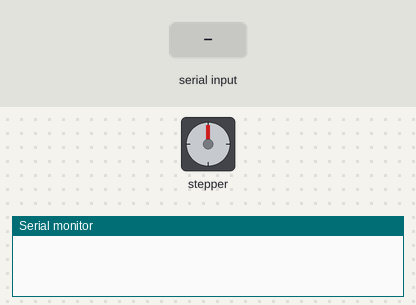
Bench run of a sketch on a simulated Arduino Uno, built with avr-gcc and run on an emulated ATmega328P. Shown: stepper motor, the last lines printed to the serial monitor. Wiring (inferred from the names in the program): stepper motor driver (200 steps per turn assumed): step pin 3; direction pin 13. The test bench sets the inputs (shaded band).

Above: at 3.6 s.
3.7 s: "1" received over Serial
At 7.3 s:
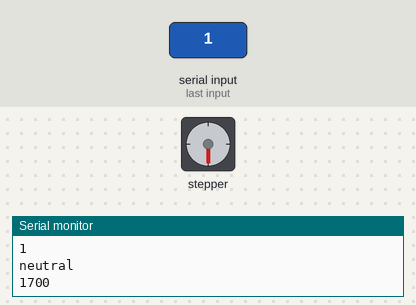
9.7 s: "2" received over Serial
At 15.9 s:
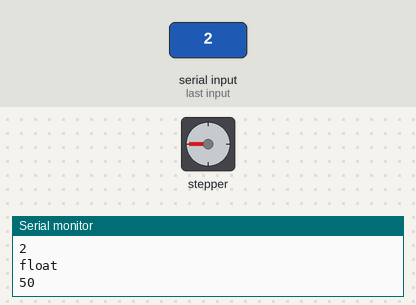
Timing chart, 0 to 65.2 s (numbered marks = the images above; inputs shaded):
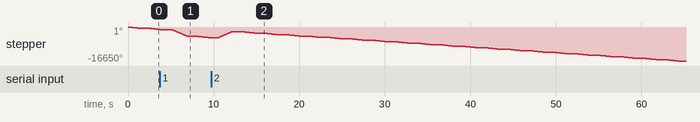

The sketch:

StepperControl.ino
```cpp
int stepPin = 3;
int dirPin = 13;

int currentPos = 0;
int neutralPos = 1700;
int floatPos = 50;
int sinkPos = 3200;

void setup() {
  pinMode(dirPin, OUTPUT);
  pinMode(stepPin, OUTPUT);
  pinMode(13, OUTPUT);

  Serial.begin(9600);
}

void loop() {
  digitalWrite(dirPin, LOW);
  //digitalWrite(13, HIGH);

	// Spin motor slowly
	for(int x = 0; x < 400; x++)
	{
		digitalWrite(stepPin, HIGH);
		delayMicroseconds(2000);
		digitalWrite(stepPin, LOW);
		delayMicroseconds(2000);
	}
	delay(1000); // Wait a second

	// // Set motor direction counterclockwise
	// digitalWrite(dirPin, LOW);

	// // Spin motor quickly
	// for(int x = 0; x < 400; x++)
	// {
	// 	digitalWrite(stepPin, HIGH);
	// 	delayMicroseconds(1000);
	// 	digitalWrite(stepPin, LOW);
	// 	delayMicroseconds(1000);
	// }
	// delay(1000);


  //Serial.println(currentPos);
  //Serial.println("1 neutral; 2 float; 3 sink: ");
  if(Serial.available()){
    char i = Serial.read();
    Serial.println(i);
    if(i == '1'){
      Serial.println("neutral");
      rotateToPos(neutralPos);
    }else if(i == '2'){
      Serial.println("float");
      rotateToPos(floatPos);
    }else if(i == '3'){
      Serial.println("sink");
      rotateToPos(sinkPos);
    }
  }
}

void rotateToPos(int pos){
  if(currentPos == pos){return;}
  int coeff = pos<currentPos ? -1 : 1;

  if(currentPos<0 && coeff==1){
    currentPos *= -1;
  }

  int steps = currentPos + (coeff * pos);

  currentPos = pos;

  if(coeff == -1){
    digitalWrite(dirPin,HIGH);
  }else{
    digitalWrite(dirPin,LOW);
  }

  for(int x = 0; x < steps; x++) {
    digitalWrite(stepPin,HIGH);
    delayMicroseconds(500);
    digitalWrite(stepPin,LOW);
    delayMicroseconds(500);
  }
  Serial.println(currentPos);
  delay(1000);
}
```
